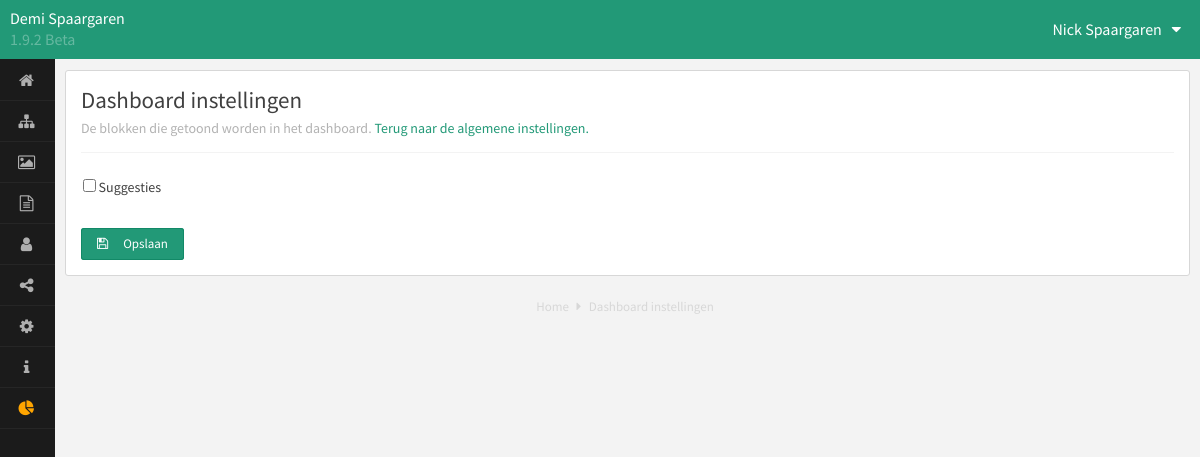
The page /admin_cms/instellingen_dashboard.php (signed in) on the database its author committed.
### tables this page shows
CREATE TABLE `instellingen` (
  `id` int UNSIGNED NOT NULL,
  `projectnaam` varchar(30) DEFAULT NULL,
  `auteur` varchar(100) DEFAULT NULL,
  `zoomen` int DEFAULT NULL,
  `email` varchar(100) DEFAULT NULL,
  `analytics` varchar(500) DEFAULT NULL,
  `footer` varchar(1000) DEFAULT NULL,
  `siteonline` int DEFAULT NULL,
  `afbeeldingentonen` int DEFAULT NULL,
  `headertonen` int DEFAULT NULL,
  `hotjar` varchar(500) DEFAULT NULL,
  `description` varchar(500) DEFAULT NULL
);

CREATE TABLE `users` (
  `id` int UNSIGNED NOT NULL,
  `username` varchar(20) DEFAULT NULL,
  `password` varchar(100) DEFAULT NULL,
  `firstname` varchar(30) DEFAULT NULL,
  `lastname` varchar(30) DEFAULT NULL,
  `activated` int DEFAULT NULL,
  `email` varchar(50) DEFAULT NULL,
  `laatst_bewerkt` varchar(50) DEFAULT NULL,
  `admin` int DEFAULT NULL,
  `twitteraccount` varchar(50) DEFAULT NULL,
  `dashb_facebook` int DEFAULT NULL,
  `dashb_suggesties` int DEFAULT NULL,
  `dashb_socialclicks` int DEFAULT NULL
);

### instellingen.php (called while the page is built, shortened)
<?php
require_once("connectdb.php");
$cms_versie = '1.9.2 Beta';
$handle = $pdo->prepare("SELECT * FROM instellingen");
$handle->execute();
$settings = $handle->fetch(PDO::FETCH_OBJ);
if (isset($_SESSION['id'])) {
	$handle = $pdo->prepare("SELECT * FROM users WHERE id= :id");
	$handle->execute([
		':id' => $_SESSION['id']
	]);
	$gebruikergegevens = $handle->fetch(PDO::FETCH_OBJ);
}
require("functions.php");

### functions.php (called while the page is built, shortened)
<?php
function checked(bool $checked): string
{
	if ($checked) {
		return 'checked="checked"';
	} else {
		return '';
	}
}

### admin_cms/instellingen_dashboard.php (the view, shortened to what this page needs)
<?php
$cms_pagina_titel = 'Dashboard instellingen';
include_once("../instellingen.php");
require("cms_head.php");
?>
<body>
	<?php require("cms_nav.php") ?>
	<div class="cms_inhoud">
		<div class="cms_container vb">
			<div class="titel-holder">
				<h1><?php echo $cms_pagina_titel ?></h1>
				<h2>De blokken die getoond worden in het dashboard. <a href="instellingen.php">Terug naar de algemene instellingen.</a></h2>
			</div>
			<form action="instellingen_dashboard_opslaan.php" method="post">
				<table class="instellingen dashboard">
					<?php
					echo '<tr><td class="checkbox"><label><input type="checkbox" value="1" name="dashb_suggesties" ' . checked($gebruikergegevens->dashb_suggesties) . '/> <h3 class="titelvraag" style="display: inline-block;">Suggesties</h3></label></td></tr>';
					?>
				</table>
				<div><button type="submit" class="cms_button" value="Opslaan"><i class="fa fa-save"></i>Opslaan</button></div>
			</form>
		</div>
	</div>
	<?php include("cms_footer.php"); ?>
</body>
</html>

### admin_cms/cms_nav.php (shortened to what this page needs)
<div class="cms_extranavHolder">
	<div class="cms_extranav">
		<div class="cms_info">
			<div class="bedrijfsnaam"><?php echo $settings->projectnaam ?></div>
			<div class="versie"><?php echo $cms_versie ?></div>
		</div>
		<div class="account">
			<?php
			$handle = $pdo->prepare("SELECT gelezen FROM formulier WHERE gelezen = 0");
			$handle->execute();
			$forms_unread = $handle->rowCount();
			?>
			<div class="naam">
				<?php echo $gebruikergegevens->firstname . " " . $gebruikergegevens->lastname; ?><i class="fa fa-caret-down"></i></div>
		</div>
	</div>
</div>
<div class="cms_navHolder">
	<ul class="cms_nav">
		<li class="item <?php echo $cms_pagina_titel === 'Dashboard' ? 'active' : '' ?>"><a href="dashboard.php"><i class="fa fa-home"></i><span class="titel">Home</span>
			</a></li>
		<li class="item <?php echo $cms_pagina_titel === 'Pagina\'s' ? 'active' : '' ?>"><a href="paginas.php"><i class="fa fa-sitemap"></i><span class="titel">Pagina's</span>
			</a></li>
		<li class="item <?php echo $cms_pagina_titel === 'Afbeeldingen' ? 'active' : '' ?>"><a href="afbeeldingen.php"><i class="fa fa-image"></i><span class="titel">Afbeeldingen</span>
			</a></li>
		<li class="item <?php echo $cms_pagina_titel === 'Contactformulier' ? 'active' : '' ?>"><a href="formulier.php"><?php if ($forms_unread > 0) {
																														} ?><i class="fa fa-file-text-o"></i><span class="titel">Contactformulier</span>
			</a></li>
		<li class="item <?php echo $cms_pagina_titel === 'Account' ? 'active' : '' ?>"><a href="account.php"><i class="fa fa-user"></i><span class="titel">Account</span>
			</a></li>
		<li class="item <?php echo $cms_pagina_titel === 'Social Media' ? 'active' : '' ?>"><a href="socialmedia.php"><i class="fa fa-share-alt"></i><span class="titel">Social Media</span>
			</a></li>
		<li class="item <?php echo $cms_pagina_titel === 'Instellingen' ? 'active' : '' ?>"><a href="instellingen.php"><i class="fa fa-gear"></i><span class="titel">Instellingen</span>
			</a></li>
		<li class="item <?php echo $cms_pagina_titel === 'Hulp' ? 'active' : '' ?>"><a href="hulp.php"><i class="fa fa-info"></i><span class="titel">Hulp</span>
			</a></li>
		<?php
		if ($gebruikergegevens->admin == 1) {
			$activiteiten_active = $cms_pagina_titel === 'Activiteiten' ? 'active' : '';
			echo '<li class="item ' . $activiteiten_active . '"><a style="color: orange !important;" href="activiteiten.php"><i style="color: orange !important;" class="fa fa-pie-chart"></i><span class="titel">Activiteiten</span><div class="cleared"></div></a></li>';
		}
		?>
	</ul>
</div>

### admin_cms/style_admin.css (style rules this page uses)
:root { --cms-primary-color: #297; --cms-secondary-color: #128967; --cms-font: "Source Sans Pro", Helvetica Neue, Helvetica, arial; }
body { padding: 0; margin: 0; color: #606060; font-family: var(--cms-font); font-size: 13px; line-height: 1.65em; background: #f3f3f3; }
a { color: var(--cms-primary-color); text-decoration: none; }
h1 { font-size: 25px; color: #404040; line-height: 1.25em; font-family: var(--cms-font); font-weight: normal; }
h2 { font-size: 20px; color: #404040; line-height: 1.25em; font-family: var(--cms-font); font-weight: normal; }
h3 { font-size: 15px; color: #404040; line-height: 1.1em; font-family: var(--cms-font); font-weight: normal; }
.cms_container .titel-holder { border-bottom: 1px solid #f3f3f3; margin: 0 0 15px; padding: 0 0 15px; position: relative; }
.cms_container .titel-holder h1 { margin: 0 0 5px; font-size: 23px; }
.cms_container .titel-holder h2 { color: #b2b2b2; font-size: 14px; margin: 0; }
.cms_extranavHolder { background: var(--cms-primary-color); display: block; position: fixed; top: 0; width: 100%; z-index: 100; }
.cms_extranavHolder .cms_extranav { position: relative; color: #fff; font-size: 16px; background-size: cover; }
.cms_extranavHolder .cms_extranav .cms_info { float: left; padding: 8px 10px; }
.cms_extranavHolder .cms_extranav .account { float: right; position: relative; }
.cms_extranavHolder .cms_extranav .account .naam { padding: 19px; display: inline-block; user-select: none; -moz-user-select: none; -webkit-user-select: none; min-width: 110px; text-align: right; }
.cms_extranavHolder .cms_extranav .account .naam .fa { margin: 0 0 0 10px; }
.cms_navHolder { background: #1b1b1b; height: 100%; left: 0; max-width: 55px; min-height: 290px; overflow: hidden; padding: 60px 0 0; position: fixed; top: 0; transition: all 0.3s ease 0s; z-index: 12; }
.cms_nav { margin: 0; padding: 0; position: relative; width: 165px; }
.cms_nav .item { display: block; margin: 0; padding: 0; border-bottom: 1px solid #262626; position: relative; }
.cms_nav .item a { border-left: 4px solid #1b1b1b; color: #afafaf; display: block; list-style-type: none; padding: 10px 0; text-align: center; }
.cms_nav .fa { color: #afafaf; display: block; float: left; font-size: 16px; margin: 2px 10px; width: 25px; }
.cms_inhoud { float: none; padding: 70px 10px 0 65px; position: relative; width: calc(100% - 75px); }
.cms_container { background: #fff; border-radius: 3px; border: 1px solid #d7d7d7; float: left; margin: 0 10px 10px 0px; padding: 15px; box-sizing: border-box; position: relative; width: calc(50% - 10px); }
.cms_container h2 { margin: 0 0 10px; }
.cms_container.vb { width: 100%; margin: 0 0 10px 0px; float: none; }
.cms_container input { box-sizing: border-box; }
.cms_container input[type=checkbox] { margin: 0; }
table.instellingen td { padding: 0 0 15px; }
table.instellingen.dashboard { table-layout: fixed; }
table.instellingen.dashboard td.checkbox { width: 20px; }
table.instellingen.dashboard td { padding: 0 0 5px; }
.titelvraag { font-size: 14px; margin: 10px 0 5px; }
.cms_button { background: var(--cms-primary-color); border: 0 none !important; border-radius: 3px; box-shadow: 0 0 0 1px var(--cms-secondary-color) inset; color: #fff !important; display: inline-block; font-family: var(--cms-font); font-size: 13px; margin: 15px 0 0; padding: 16px !important; text-align: center; position: relative; line-height: 0px !important; }
button[type=submit] { border: 0 solid !important; display: inline-block; font-size: 13px !important; line-height: 0 !important; margin: 20px 0 0 !important; position: relative; }
.versie { opacity: 0.3; }
.cms_container.vb table { width: 100%; }

### rows shown on the page
instellingen: projectnaam "Demi Spaargaren"
users: firstname "Nick", lastname "Spaargaren"

### other values the page prints
$cms_versie "1.9.2 Beta"
$cms_pagina_titel "Dashboard instellingen"
